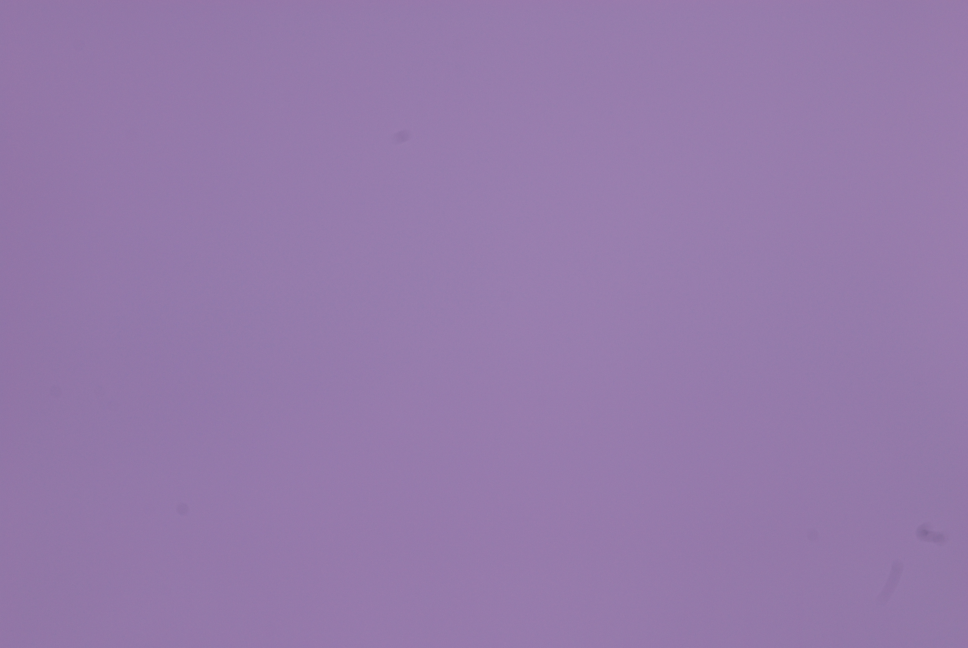
#> input picture data-modify/ff-jpg/Nikon_D200_0_15875.jpg, 3872 x 2592 px (shown at 1/4 size); its folder holds only this picture in this run
$ python sp-modify.py   (older library calls are emulated)
#> lines starting #> are read from the running program, lines starting #| are printed output that depends on the picture
### prnu/functions.py
# -*- coding: UTF-8 -*-
"""
@author: Luca Bondi (luca.bondi@polimi.it)
@author: Paolo Bestagini (paolo.bestagini@polimi.it)
@author: Nicolò Bonettini (nicolo.bonettini@polimi.it)
Politecnico di Milano 2018
"""

from multiprocessing import Pool, cpu_count
import datetime
import numpy as np
import pywt
from numpy.fft import fft2, ifft2
from scipy.ndimage import filters
from sklearn.metrics import roc_curve, auc
import matplotlib.pyplot as plt
from tqdm import tqdm


class ArgumentError(Exception):
    pass


"""
Extraction functions
"""


# [40 lines left out: functions extract_single, nat_extract_single, not called in this run]

def noise_extract(im: np.ndarray, levels: int = 4, sigma: float = 5) -> np.ndarray:
    """
    NoiseExtract as from Binghamton toolbox.
    :param im: grayscale or color image, np.uint8
    :param levels: number of wavelet decomposition levels
    :param sigma: estimated noise power
    :return: noise residual
    """

    assert (im.dtype == np.uint8)
    assert (im.ndim in [2, 3])

    im = im.astype(np.float32)

    noise_var = sigma ** 2

    if im.ndim == 2:
        im.shape += (1,)#３次元データに変換

    W = np.zeros(im.shape, np.float32)

    for ch in range(im.shape[2]):

        wlet = None
        while wlet is None and levels > 0:
            try:
                wlet = pywt.wavedec2(im[:, :, ch], 'db4', level=levels)
            except ValueError:
                levels -= 1
                wlet = None
        if wlet is None:
            raise ValueError('Impossible to compute Wavelet filtering for input size: {}'.format(im.shape))

        wlet_details = wlet[1:]

        wlet_details_filter = [None] * len(wlet_details)
        # Cycle over Wavelet levels 1:levels-1
        for wlet_level_idx, wlet_level in enumerate(wlet_details):
            # Cycle over H,V,D components
            level_coeff_filt = [None] * 3
            for wlet_coeff_idx, wlet_coeff in enumerate(wlet_level):
                level_coeff_filt[wlet_coeff_idx] = wiener_adaptive(wlet_coeff, noise_var)
            wlet_details_filter[wlet_level_idx] = tuple(level_coeff_filt)

        # Set filtered detail coefficients for Levels > 0 ---
        wlet[1:] = wlet_details_filter

        # Set to 0 all Level 0 approximation coefficients ---
        wlet[0][...] = 0

        # Invert wavelet transform ---
        wrec = pywt.waverec2(wlet, 'db4')
        try:
            W[:, :, ch] = wrec
        except ValueError:
            W = np.zeros(wrec.shape[:2] + (im.shape[2],), np.float32)
            W[:, :, ch] = wrec

    if W.shape[2] == 1:
        W.shape = W.shape[:2]

    W = W[:im.shape[0], :im.shape[1]]

    return W


def noise_extract_compact(args):
    """
    Extract residual, multiplied by the image. Useful to save memory in multiprocessing operations
    :param args: (im, levels, sigma), see noise_extract for usage
    :return: residual, multiplied by the image
    """
    w = noise_extract(*args)
    im = args[0]
    return (w * im / 255.).astype(np.float32)


def extract_multiple_aligned(imgs: list, levels: int = 4, sigma: float = 5, processes: int = None,
                             batch_size=cpu_count(), tqdm_str: str = '') -> np.ndarray:
    """
    Extract PRNU from a list of images. Images are supposed to be the same size and properly oriented
    :param tqdm_str: tqdm description (see tqdm documentation)
    :param batch_size: number of parallel processed images
    :param processes: number of parallel processes
    :param imgs: list of images of size (H,W,Ch) and type np.uint8
    :param levels: number of wavelet decomposition levels
    :param sigma: estimated noise power
    :return: PRNU
    """
    assert (isinstance(imgs[0], np.ndarray))
    assert (imgs[0].ndim == 3)
    assert (imgs[0].dtype == np.uint8)

    h, w, ch = imgs[0].shape
    # h:hight w:width ch:channel
    RPsum = np.zeros((h, w, ch), np.float32)
    NN = np.zeros((h, w, ch), np.float32)

    if processes is None or processes > 1:
        args_list = []
        for im in imgs:
            args_list += [(im, levels, sigma)]
        pool = Pool(processes=processes)

        for batch_idx0 in tqdm(np.arange(start=0, step=batch_size, stop=len(imgs)), disable=tqdm_str == '',
                               desc=(tqdm_str + ' (1/2)'), dynamic_ncols=True):
            nni = pool.map(inten_sat_compact, args_list[batch_idx0:batch_idx0 + batch_size])
            for ni in nni:
                NN += ni
            del nni

        for batch_idx0 in tqdm(np.arange(start=0, step=batch_size, stop=len(imgs)), disable=tqdm_str == '',
                               desc=(tqdm_str + ' (2/2)'), dynamic_ncols=True):
            wi_list = pool.map(noise_extract_compact, args_list[batch_idx0:batch_idx0 + batch_size])
            for wi in wi_list:
                RPsum += wi
            del wi_list

        pool.close()

    else:  # Single process
        for im in tqdm(imgs, disable=tqdm_str is None, desc=tqdm_str, dynamic_ncols=True):
            RPsum += noise_extract_compact((im, levels, sigma))
            NN += (inten_scale(im) * saturation(im)) ** 2

    K = RPsum / (NN + 1)
    K = rgb2gray(K)
    K = zero_mean_total(K)
    K = wiener_dft(K, K.std(ddof=1)).astype(np.float32)

    return K


def cut_ctr(array: np.ndarray, sizes: tuple) -> np.ndarray:
    """
    Cut a multi-dimensional array at its center, according to sizes
    :param array: multidimensional array
    :param sizes: tuple of the same length as array.ndim
    :return: multidimensional array, center cut
    """
    array = array.copy()
    if not (array.ndim == len(sizes)):
        raise ArgumentError('array.ndim must be equal to len(sizes)')
    for axis in range(array.ndim):
        axis_target_size = sizes[axis]
        axis_original_size = array.shape[axis]
        if axis_target_size > axis_original_size:
            raise ValueError(
                'Can\'t have target size {} for axis {} with original size {}'.format(axis_target_size, axis,
                                                                                      axis_original_size))
        elif axis_target_size < axis_original_size:
            axis_start_idx = (axis_original_size - axis_target_size) // 2
            axis_end_idx = axis_start_idx + axis_target_size
            array = np.take(array, np.arange(axis_start_idx, axis_end_idx), axis)
    return array


def wiener_dft(im: np.ndarray, sigma: float) -> np.ndarray:
    """
    Adaptive Wiener filter applied to the 2D FFT of the image
    :param im: multidimensional array
    :param sigma: estimated noise power
    :return: filtered version of input im
    """
    noise_var = sigma ** 2
    h, w = im.shape

    im_noise_fft = fft2(im)
    im_noise_fft_mag = np.abs(im_noise_fft / (h * w) ** .5)

    im_noise_fft_mag_noise = wiener_adaptive(im_noise_fft_mag, noise_var)

    zeros_y, zeros_x = np.nonzero(im_noise_fft_mag == 0)

    im_noise_fft_mag[zeros_y, zeros_x] = 1
    im_noise_fft_mag_noise[zeros_y, zeros_x] = 0

    im_noise_fft_filt = im_noise_fft * im_noise_fft_mag_noise / im_noise_fft_mag
    im_noise_filt = np.real(ifft2(im_noise_fft_filt))

    return im_noise_filt.astype(np.float32)


def zero_mean(im: np.ndarray) -> np.ndarray:
    """
    ZeroMean called with the 'both' argument, as from Binghamton toolbox.
    :param im: multidimensional array
    :return: zero mean version of input im
    """
    # Adapt the shape ---
    if im.ndim == 2:
        im.shape += (1,)

    h, w, ch = im.shape

    # Subtract the 2D mean from each color channel ---
    ch_mean = im.mean(axis=0).mean(axis=0)
    ch_mean.shape = (1, 1, ch)
    i_zm = im - ch_mean

    # Compute the 1D mean along each row and each column, then subtract ---
    row_mean = i_zm.mean(axis=1)
    col_mean = i_zm.mean(axis=0)

    row_mean.shape = (h, 1, ch)
    col_mean.shape = (1, w, ch)

    i_zm_r = i_zm - row_mean
    i_zm_rc = i_zm_r - col_mean

    # Restore the shape ---
    if im.shape[2] == 1:
        i_zm_rc.shape = im.shape[:2]

    return i_zm_rc


def zero_mean_total(im: np.ndarray) -> np.ndarray:
    """
    ZeroMeanTotal as from Binghamton toolbox.
    :param im: multidimensional array
    :return: zero mean version of input im
    """
    im[0::2, 0::2] = zero_mean(im[0::2, 0::2])
    im[1::2, 0::2] = zero_mean(im[1::2, 0::2])
    im[0::2, 1::2] = zero_mean(im[0::2, 1::2])
    im[1::2, 1::2] = zero_mean(im[1::2, 1::2])
    return im


def rgb2gray(im: np.ndarray) -> np.ndarray:
    """
    RGB to gray as from Binghamton toolbox.
    :param im: multidimensional array
    :return: grayscale version of input im
    """
    rgb2gray_vector = np.asarray([0.29893602, 0.58704307, 0.11402090]).astype(np.float32)
    rgb2gray_vector.shape = (3, 1)

    if im.ndim == 2:
        im_gray = np.copy(im)
    elif im.shape[2] == 1:
        im_gray = np.copy(im[:, :, 0])
    elif im.shape[2] == 3:
        w, h = im.shape[:2]
        im = np.reshape(im, (w * h, 3))
        im_gray = np.dot(im, rgb2gray_vector)
        im_gray.shape = (w, h)
    else:
        raise ValueError('Input image must have 1 or 3 channels')

    return im_gray.astype(np.float32)


def threshold(wlet_coeff_energy_avg: np.ndarray, noise_var: float) -> np.ndarray:
    """
    Noise variance theshold as from Binghamton toolbox.
    :param wlet_coeff_energy_avg:
    :param noise_var:
    :return: noise variance threshold
    """
    res = wlet_coeff_energy_avg - noise_var
    return (res + np.abs(res)) / 2


def wiener_adaptive(x: np.ndarray, noise_var: float, **kwargs) -> np.ndarray:
    """
    WaveNoise as from Binghamton toolbox.
    Wiener adaptive flter aimed at extracting the noise component
    For each input pixel the average variance over a neighborhoods of different window sizes is first computed.
    The smaller average variance is taken into account when filtering according to Wiener.
    :param x: 2D matrix
    :param noise_var: Power spectral density of the noise we wish to extract (S)
    :param window_size_list: list of window sizes
    :return: wiener filtered version of input x
    """
    window_size_list = list(kwargs.pop('window_size_list', [3, 5, 7, 9]))

    energy = x ** 2

    avg_win_energy = np.zeros(x.shape + (len(window_size_list),))
    for window_idx, window_size in enumerate(window_size_list):
        avg_win_energy[:, :, window_idx] = filters.uniform_filter(energy,
                                                                  window_size,
                                                                  mode='constant')

    coef_var = threshold(avg_win_energy, noise_var)
    coef_var_min = np.min(coef_var, axis=2)

    x = x * noise_var / (coef_var_min + noise_var)

    return x


def inten_scale(im: np.ndarray) -> np.ndarray:
    """
    IntenScale as from Binghamton toolbox
    :param im: type np.uint8
    :return: intensity scaled version of input x
    """

    assert (im.dtype == np.uint8)

    T = 252
    v = 6
    out = np.exp(-1 * (im - T) ** 2 / v)
    out[im < T] = im[im < T] / T

    return out


def saturation(im: np.ndarray) -> np.ndarray:
    """
    Saturation as from Binghamton toolbox
    :param im: type np.uint8
    :return: saturation map from input im
    """
    assert (im.dtype == np.uint8)

    if im.ndim == 2:
        im.shape += (1,)

    h, w, ch = im.shape

    if im.max() < 250:
        return np.ones((h, w, ch))

    im_h = im - np.roll(im, (0, 1), (0, 1))
    im_v = im - np.roll(im, (1, 0), (0, 1))
    satur_map = \
        np.bitwise_not(
            np.bitwise_and(
                np.bitwise_and(
                    np.bitwise_and(
                        im_h != 0, im_v != 0
                    ), np.roll(im_h, (0, -1), (0, 1)) != 0
                ), np.roll(im_v, (-1, 0), (0, 1)) != 0
            )
        )

    max_ch = im.max(axis=0).max(axis=0)

    for ch_idx, max_c in enumerate(max_ch):
        if max_c > 250:
            satur_map[:, :, ch_idx] = \
                np.bitwise_not(
                    np.bitwise_and(
                        im[:, :, ch_idx] == max_c, satur_map[:, :, ch_idx]
                    )
                )

    return satur_map


def inten_sat_compact(args):
    """
    Memory saving version of inten_scale followed by saturation. Useful for multiprocessing
    :param args:
    :return: intensity scale and saturation of input
    """
    im = args[0]
    return ((inten_scale(im) * saturation(im)) ** 2).astype(np.float32)


"""
Cross-correlation functions
"""


# [84 lines left out: functions crosscorr_2d, aligned_cc, pce, not called in this run]


"""
Statistical functions
統計値を算出する関数
"""
# [60 lines left out: functions stats, gt, not called in this run]

### sp-modify.py
# -*- coding: UTF-8 -*-
"""
@author: Luca Bondi (luca.bondi@polimi.it)
@author: Paolo Bestagini (paolo.bestagini@polimi.it)
@author: Nicolò Bonettini (nicolo.bonettini@polimi.it)
Politecnico di Milano 2018
"""

from asyncore import write
import os
from glob import glob
from multiprocessing import cpu_count, Pool
from sys import exc_info

import numpy as np
from PIL import Image
import pyexiv2
import prnu

# [33 lines left out: function rotateImage, not called in this run]

def main():
    """
    Main example script. Load a subset of flatfield and natural images from Dresden.
    For each device compute the fingerprint from all the flatfield images.
    For each natural image compute the noise residual.t
    Check the detection performance obtained with cross-correlation and PCE
    :return:23.0258880561172	22.2813862555823	33.2573042222027	22.7495359261404

    """
    # PRNUが検出しやすい平面を撮影したデータ
    ff_dirlist = np.array(sorted(glob('data-modify/ff-jpg/*.jpg')))
    ff_device = np.array([os.path.split(i)[1].rsplit('_', 1)[0] for i in ff_dirlist])
    # 風景を撮影したデータ
    nat_dirlist = np.array(sorted(glob('data-modify/nat-jpg/*.jpg')))
    nat_device = np.array([os.path.split(i)[1].rsplit('_', 1)[0] for i in nat_dirlist])

    print('Computing fingerprints')
    # 今回検出するデバイスを策定
    fingerprint_device = sorted(np.unique(ff_device))#ユニークなデバイス
    k = []
    for device in fingerprint_device:
        print('The unique device is {}'.format(device))
        imgs = []
        for img_path in ff_dirlist[ff_device == device]:
            im = Image.open(img_path)
#> im is the input picture: PIL image 3872x2592 RGB; mean R, G, B 149.3, 122.4, 170.6
            exifinfo = im._getexif()
#> exifinfo = 51 items
            orientation=exifinfo.get(0x0112,1)
#> orientation = 1
            if orientation != 1:
                print('{} is not true position'.format(img_path))
            im_arr = np.asarray(im)
            if im_arr.dtype != np.uint8:
                print('Error while reading image: {}'.format(img_path))
                continue
            if im_arr.ndim != 3:
                print('Image is not RGB: {}'.format(img_path))
                continue
            #データのトリミングを行う
            im_cut = prnu.cut_ctr(im_arr, (512, 512, 3))
            imgs += [im_cut] # +=で配列追加
        k += [prnu.extract_multiple_aligned(imgs, processes=cpu_count())]#prnuを抽出して配列に追加する
#> the loop in extract_multiple_aligned, `for im in imgs:` made 1 pass
#> after the loop in extract_multiple_aligned, `for im in imgs:`: args_list = 1 item
#> the loop in extract_multiple_aligned, `for batch_idx0 in tqdm(np.arange(start=0, step=batch_size, stop=len(im..` made 1 pass
#> pass 1, in inten_scale, `out = np.exp(-1 * (im - T) ** 2 / v)`:
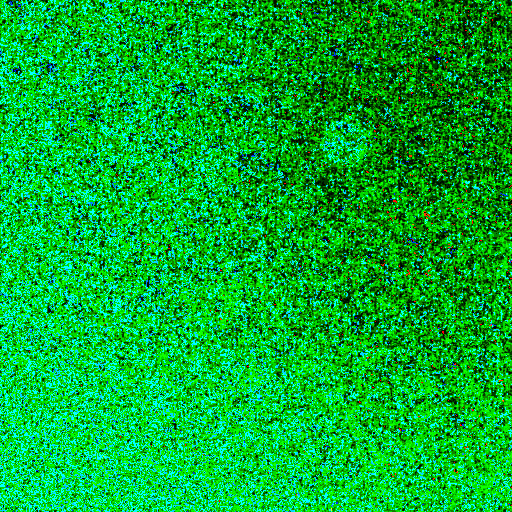
#> out: shape (512, 512, 3) float64; mean R, G, B 0.0215, 0.68, 0.187
#> after the loop in extract_multiple_aligned, `for batch_idx0 in tqdm(np.arange(start=0, step=batch_size, stop=len(im..`:
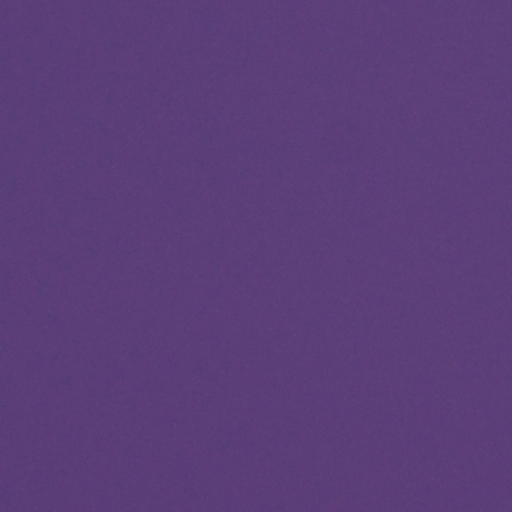
#> NN: shape (512, 512, 3) float32; mean of channels 0, 1, 2 0.362, 0.247, 0.473; drawn as R, G, B
#> the loop in extract_multiple_aligned, `for batch_idx0 in tqdm(np.arange(start=0, step=batch_size, stop=len(im..` made 1 pass
#> in zero_mean, `ch_mean = im.mean(axis=0).mean(axis=0)`: ch_mean = [0.00839]
#> in zero_mean, `row_mean = i_zm.mean(axis=1)`: row_mean = 256 values, max 0.131 at index 70, min -0.0982 at index 177, mean -5.12e-09
#> in zero_mean, `col_mean = i_zm.mean(axis=0)`: col_mean = 256 values, max 0.142 at index 60, min -0.14 at index 17, mean -4.19e-09
#> in zero_mean (call 3), `ch_mean = im.mean(axis=0).mean(axis=0)`: ch_mean = [0.00205]
#> in zero_mean (call 3), `i_zm = im - ch_mean`:
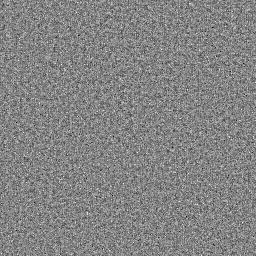
#> i_zm: shape (256, 256, 1) float32; min -2.38, max 2.22, mean -1.97e-09; drawn with min black and max white
#> in zero_mean (call 3), `row_mean = i_zm.mean(axis=1)`: row_mean = 256 values, max 0.0976 at index 42, min -0.103 at index 75, mean -1.69e-09
#> in zero_mean (call 3), `col_mean = i_zm.mean(axis=0)`: col_mean = 256 values, max 0.139 at index 227, min -0.149 at index 100, mean -1.63e-09
#> in zero_mean (call 4), `ch_mean = im.mean(axis=0).mean(axis=0)`: ch_mean = [-0.00862]
#> in zero_mean (call 4), `i_zm = im - ch_mean`:
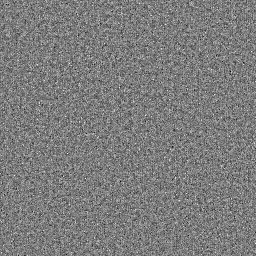
#> i_zm: shape (256, 256, 1) float32; min -2.36, max 2.47, mean 1.05e-09; drawn with min black and max white
#> in zero_mean (call 4), `row_mean = i_zm.mean(axis=1)`: row_mean = 256 values, max 0.115 at index 172, min -0.102 at index 36, mean 9.6e-10
#> in zero_mean (call 4), `col_mean = i_zm.mean(axis=0)`: col_mean = 256 values, max 0.165 at index 51, min -0.148 at index 144, mean 3.49e-09
#> in wiener_dft, `noise_var = sigma ** 2`: noise_var = 0.197
#> after the loop in wiener_adaptive (call 37), `for window_idx, window_size in enumerate(window_size_list):`:
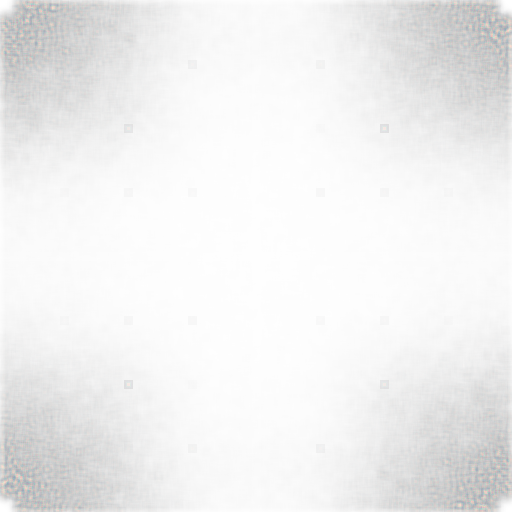
#> avg_win_energy: shape (512, 512, 4) float64; mean of channels 0, 1, 2, 3 0.196, 0.195, 0.195, 0.194; transparent parts drawn white
#> in wiener_adaptive (call 37), `x = x * noise_var / (coef_var_min + noise_var)`:
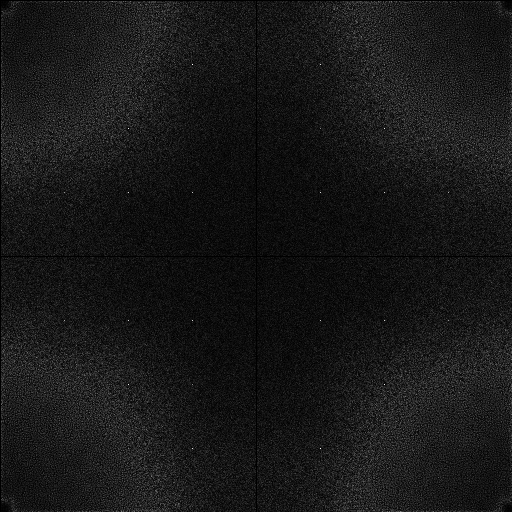
#> x: shape (512, 512) float64; min 1.65e-09, max 2.57, mean 0.245; drawn with min black and max white
#> in wiener_dft, `zeros_y, zeros_x = np.nonzero(im_noise_fft_mag == 0)`: zeros_y = empty array
#> in wiener_dft, `im_noise_filt = np.real(ifft2(im_noise_fft_filt))`:
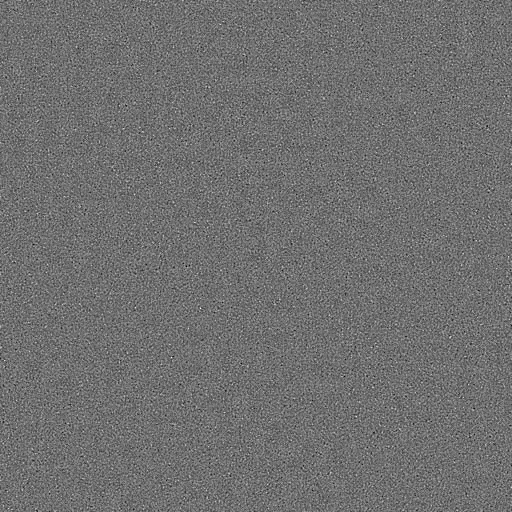
#> im_noise_filt: shape (512, 512) float64; min -1.71, max 2.19, mean -3.68e-10; drawn with min black and max white
    k = np.stack(k, 0)

    #風景写真について扱う
    imgs= []
    for img_path in nat_dirlist:
        with pyexiv2.Image(img_path) as img:
            img.modify_exif({'Exif.Image.Orientation': '1'})
        im=Image.open(img_path)
        imgs+= [prnu.cut_ctr(np.asarray(im), (512, 512, 3))]
    #Python で関数の実行を並列化する
    pool = Pool(cpu_count())
    w = pool.map(prnu.extract_single, imgs)
    pool.close()
#> (the run stopped early here; a loop or call above may not have finished)
